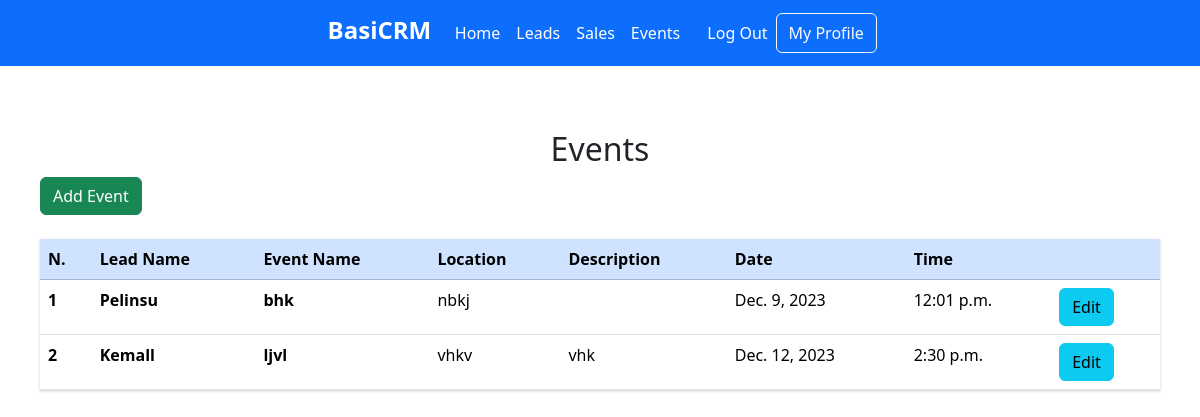
Page /events (signed in) on the committed database.
### CRMApp/models.py (models this page shows, shortened)
class Event(models.Model):
    created_at=models.DateTimeField(auto_now_add=True)
    updated_at=models.DateTimeField(auto_now=True)
    user=models.ForeignKey(User, on_delete=models.CASCADE)
    contact=models.ForeignKey(Contact, on_delete=models.CASCADE)
    event_name=models.CharField(max_length=100)
    event_date=models.DateField()
    event_time=models.TimeField()
    event_location=models.CharField(max_length=100)
    event_description=models.TextField()
    done=models.BooleanField(default=False)

class Contact(models.Model):
    created_at=models.DateTimeField(auto_now_add=True)
    updated_at=models.DateTimeField(auto_now=True)
    user=models.ForeignKey(User, on_delete=models.CASCADE)
    first_name=models.CharField(max_length=50)
    last_name=models.CharField(max_length=50, default="")
    organization_name=models.CharField(max_length=250, default="")
    organization=models.BooleanField(default=False)
    email=models.EmailField()
    phone=models.CharField(max_length=50)
    address=models.CharField(max_length=50)
    city=models.CharField(max_length=50)
    country=models.CharField(max_length=50)
    notes=models.TextField(default=None, blank=True, null=True)

### CRMApp/views.py (the view)
# urls.py: path('events', views.get_events, name="get_events"),
def get_events(request):
    date=datetime.now().date()
    if request.method=="GET":
        events=Event.objects.select_related('contact').filter(user_id=request.user.id,event_date__gte=date).order_by('event_date')
        return render(request, 'pages/get-events.html',{"events":events})

### templates/pages/get-events.html (shortened to what this page needs)
{% extends "base.html"%}
{% block content %}
<br>
<div class="wrapper">
<center>
  <h2>Events</h2>
  </center>
<a href="/events/add">
    <button type="button" class="btn btn-success">Add Event</button>
</a>
<br>
<br>
<table class="table table-hover">
    <thead>
  <tr class="table-primary">
    <th scope="col">N.</th>
    <th scope="col">Lead Name</th>
    <th scope="col">Event Name</th>
    <th scope="col">Location</th>
    <th scope="col">Description</th>
    <th scope="col">Date</th>
    <th scope="col">Time</th>
    <th></th>
  </tr>
</thead>
<tbody>
    {% for event in events %}
    <tr onclick="redirectTo('/events/{{event.id}}')">
        <th scope="row">{{ forloop.counter }}</th>
        <th scope="row">{{ event.contact.first_name }}</th>
        <th scope="row">{{ event.event_name }}</th>
        <td>{{ event.event_location }}</td>
        <td>{{ event.event_description }}</td>
        <td>{{ event.event_date }}</td>
        <td>{{ event.event_time }}</td>
        <td>
            <a href="/events/edit/{{ event.id }}">
              <button type="button" class="btn btn-info">Edit</button>
            </a>
        </td>
    </tr>
    {% endfor %}
</tbody>
</table>
</div>
{% endblock%}

### CRMApp/static/css/table.css (style rules this page uses)
body { font-family: "Helvetica Neue", Helvetica, Arial; font-size: 14px; line-height: 20px; font-weight: 400; color: #3b3b3b; -webkit-font-smoothing: antialiased; font-smoothing: antialiased; background: white; }
.wrapper { margin: 0 auto; padding: 40px; max-width: 1300px; }
.table { margin: 0 0 40px 0; width: 100%; box-shadow: 0 1px 3px rgba(0, 0, 0, 0.2); display: table; }
:root { --grid-max-width: 40rem; --grid-width: 90%; --grid-gutter: 3%; }
:root { --html-font-size: 100%; --body-background-color: #f9f8f5; --body-color: #353535; --body-font-family: 'Roboto'; --body-font-family-fallback: sans-serif; --body-font-size: 1rem; --body-font-weight: 400; --body-line-height: 1.5; }
*, *::before, *::after { box-sizing: inherit; }
html { box-sizing: border-box; font-size: var(--html-font-size); height: 100%; }
body { background-color: var(--body-background-color); color: var(--body-color); font-family: var(--body-font-family), var(--body-font-family-fallback); font-size: var(--body-font-size); font-weight: var(--body-font-weight); line-height: var(--body-line-height); margin: 0; min-height: 100%; }
:root { --box-background-color: #fff; --box-padding-horizontal: 2rem; --box-padding-vertical: 3rem; }

### rows in the picture
Event: contact.first_name "Pelinsu", event_name "bhk", event_location "nbkj", event_date "Dec. 9, 2023", event_time "12:01 p.m."
Event: contact.first_name "Kemall", event_name "ljvl", event_location "vhkv", event_description "vhk", event_date "Dec. 12, 2023", event_time "2:30 p.m."
